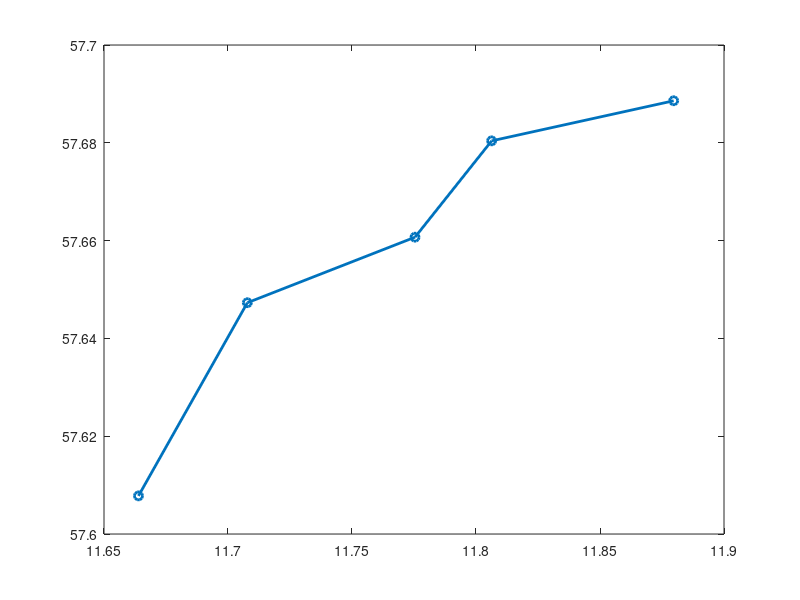

This figure's MATLAB source: (Note: this script raises an error after producing the figure.)
function hgrp = plot_openstreetmap(varargin)
% PLOT_OPENSTREETMAP  Plots OpenStreetMap on the background of a figure.
%    h = PLOT_OPENSTREETMAP(Property, Value,...)
%
%    Properties:
%
%         'Alpha'   Transparency level of the map (0 is fully transparent, 1 
%                   is opaque). Default: 1.
%       'BaseUrl'   URL for the tiles (Default:
%                   'http://a.tile.openstreetmap.org'). More tile URLs: 
%                   https://wiki.openstreetmap.org/wiki/Tiles#Servers
%         'Scale'   Resolution scale factor (Default: 1). Using Scale=2 will
%                   double the resulotion of the map image and will result in
%                   finer rendering.
%  'MaxZoomLevel'   Maximum tile zoom level (Default: 16). This sets the
%                   maximum zoom level that will be requested from the tile 
%                   server. Note that not all tile servers will support 
%                   high zoom levels.
%
% EXAMPLE
%
   x = [11.6639 11.7078 11.7754 11.8063 11.8797];
   y = [57.6078 57.6473 57.6607 57.6804 57.6886];
   figure('Color', 'w'); plot(x, y, 'o-', 'LineWidth', 2);
   hBase = plot_openstreetmap('Alpha', 0.4, 'Scale', 2)
   hSea  = plot_openstreetmap('Alpha', 0.5, 'Scale', 2, 'BaseUrl', "http://tiles.openseamap.org/seamark")
   title('Map data from OpenStreetMap and OpenSeaMap');
%

p = inputParser;
validScalar0to1 = @(x) isnumeric(x) && isscalar(x) && (x >= 0) && (x <=1);
validScalarPos  = @(x) isnumeric(x) && isscalar(x);
validMaxZoomLevel  = @(x) isnumeric(x) && isscalar(x) && (x >= 0);
addParameter(p, 'BaseUrl','http://a.tile.openstreetmap.org', @isstring);
addParameter(p, 'Alpha', 1, validScalar0to1);
addParameter(p, 'Scale', 1, validScalarPos);
addParameter(p, 'MaxZoomLevel', 16, validMaxZoomLevel);
parse(p,varargin{:});

ax = gca();
curAxis = axis(ax);
verbose = false;
baseurl = p.Results.BaseUrl;
alpha = p.Results.Alpha;
scale = p.Results.Scale;
maxZoomLevel = p.Results.MaxZoomLevel;

%% Convertion from lat lon to tile x and y, and back.
% See: https://wiki.openstreetmap.org/wiki/Slippy_map_tilenames
% Example tile x=272, y=154: https://a.tile.openstreetmap.org/9/272/154.png

lon2x = @(lon, zoomlevel) floor((lon + 180) / 360 * 2 .^ zoomlevel);
lat2y = @(lat, zoomlevel) floor((1 - log(tan(deg2rad(lat)) + (1 ./ cos(deg2rad(lat)))) / pi) / 2 .* 2 .^ zoomlevel);
x2lon = @(x, zoomlevel) x ./ 2.^zoomlevel * 360 - 180;
y2lat = @(y, zoomlevel) atan(sinh(pi * (1 - 2 * y ./ (2.^zoomlevel)))) * 180 / pi;


%% 
oldHold = ishold();
hold on;

%% Adjust aspect ratio.
adjust_axis(ax, curAxis);
ax.PlotBoxAspectRatioMode = 'manual';

%% Compute zoom level.
[width, height] = ax_width_pixels(ax);
width = width * scale;
height = height * scale;
zoomlevel = get_zoomlevel(curAxis, width, height, maxZoomLevel);

%% Memoize downloaded tiles, to save bandwidth.
memoizedImread = memoize(@imread);
memoizedImread.CacheSize = 200;

%% Get tiles and display them.
minmaxX = lon2x(curAxis(1:2), zoomlevel);
minmaxY = lat2y(curAxis(3:4), zoomlevel);

hgrp = hggroup;

for x = min(minmaxX):max(minmaxX)
    for y = min(minmaxY):max(minmaxY)
        
        url = sprintf("%s/%d/%d/%d.png", baseurl, zoomlevel, x, y);
        if verbose
            disp(url)
        end

        [indices, cmap, imAlpha] = memoizedImread(url);

        % Some files, t.ex. from openseamap with transparency, come without
        % colormap. They have three dimensions in indices already.
        if size(indices, 3) > 1
            imagedata = indices;
        else
            imagedata = ind2rgb(indices, cmap);
        end
        
        if numel(imAlpha) == 0
            imAlpha = 1;
        end
        
        im = image(ax, ...
                   x2lon([x, x+1], zoomlevel), ...
                   y2lat([y, y+1], zoomlevel), ...
                   imagedata, ...
                   'AlphaData', alpha*imAlpha...                
               );
        set(im,'tag','osm_map_tile')
        set(im,'Parent',hgrp) 
        uistack(im, 'bottom') % move map to bottom (so it doesn't hide previously drawn annotations)
    end
end
set(hgrp,'tag','osm_map')

  
%%

    function [width, height] = ax_width_pixels(axHandle)
        orig_units = get(axHandle,'Units');
        set(axHandle,'Units','Pixels')
        ax_position = get(axHandle,'position');        
        set(axHandle,'Units',orig_units)
        width = ax_position(3);
        height = ax_position(4);
    end

    function adjust_axis(axHandle, curAxis)        
        % adjust current axis limit to avoid strectched maps
        [xExtent,yExtent] = latLonToMeters(curAxis(3:4), curAxis(1:2) );
        xExtent = diff(xExtent); % just the size of the span
        yExtent = diff(yExtent); 
        % get axes aspect ratio
        drawnow
        orig_units = get(axHandle,'Units');
        set(axHandle,'Units','Pixels')
        ax_position = get(axHandle,'position');        
        set(axHandle,'Units',orig_units)
        aspect_ratio = ax_position(4) / ax_position(3);

        if xExtent*aspect_ratio > yExtent        
            centerX = mean(curAxis(1:2));
            centerY = mean(curAxis(3:4));
            spanX = (curAxis(2)-curAxis(1))/2;
            spanY = (curAxis(4)-curAxis(3))/2;

            % enlarge the Y extent
            spanY = spanY*xExtent*aspect_ratio/yExtent; % new span
            if spanY > 85
                spanX = spanX * 85 / spanY;
                spanY = spanY * 85 / spanY;
            end
            curAxis(1) = centerX-spanX;
            curAxis(2) = centerX+spanX;
            curAxis(3) = centerY-spanY;
            curAxis(4) = centerY+spanY;
        elseif yExtent > xExtent*aspect_ratio

            centerX = mean(curAxis(1:2));
            centerY = mean(curAxis(3:4));
            spanX = (curAxis(2)-curAxis(1))/2;
            spanY = (curAxis(4)-curAxis(3))/2;
            % enlarge the X extent
            spanX = spanX*yExtent/(xExtent*aspect_ratio); % new span
            if spanX > 180
                spanY = spanY * 180 / spanX;
                spanX = spanX * 180 / spanX;
            end

            curAxis(1) = centerX-spanX;
            curAxis(2) = centerX+spanX;
            curAxis(3) = centerY-spanY;
            curAxis(4) = centerY+spanY;
        end            
        % Enforce Latitude constraints of EPSG:900913
        if curAxis(3) < -85
            curAxis(3:4) = curAxis(3:4) + (-85 - curAxis(3));
        end
        if curAxis(4) > 85
            curAxis(3:4) = curAxis(3:4) + (85 - curAxis(4));
        end
        axis(axHandle, curAxis); % update axis as quickly as possible, before downloading new image
        drawnow
    end

    function zoomlevel = get_zoomlevel(curAxis, width, height, maxZoomLevel)
        [xExtent,yExtent] = latLonToMeters(curAxis(3:4), curAxis(1:2) );
        minResX = diff(xExtent) / width;
        minResY = diff(yExtent) / height;
        minRes = max([minResX minResY]);
        tileSize = 256;
        initialResolution = 2 * pi * 6378137 / tileSize; % 156543.03392804062 for tileSize 256 pixels
        zoomlevel = floor(log2(initialResolution/minRes));

        % Enforce valid zoom levels: 1 <= zoom <= maxZoomLevel (Default: 16)
        zoomlevel = min(max(zoomlevel, 1), maxZoomLevel);
    end

    function [x,y] = latLonToMeters(lat, lon )
        % Converts given lat/lon in WGS84 Datum to XY in Spherical Mercator EPSG:900913"
        originShift = 2 * pi * 6378137 / 2.0; % 20037508.342789244
        x = lon * originShift / 180;
        y = log(tan((90 + lat) * pi / 360 )) / (pi / 180);
        y = y * originShift / 180;
    end

end
